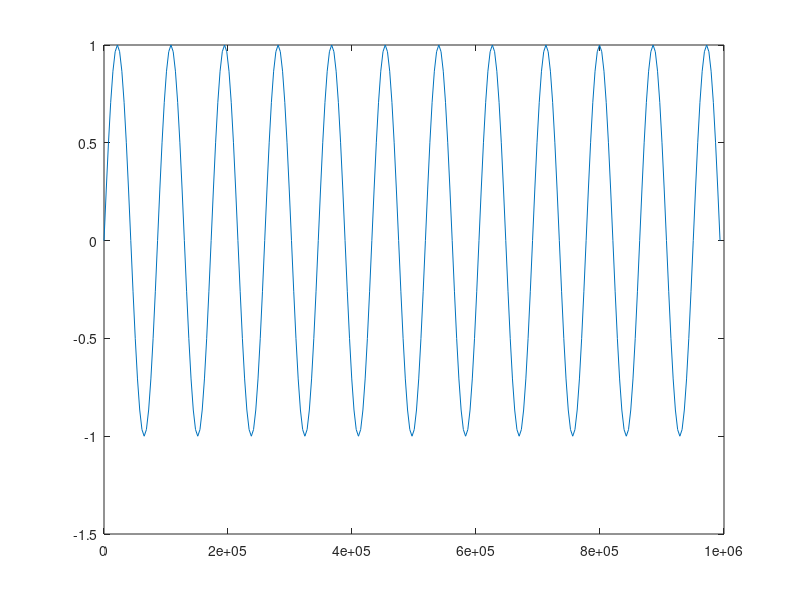
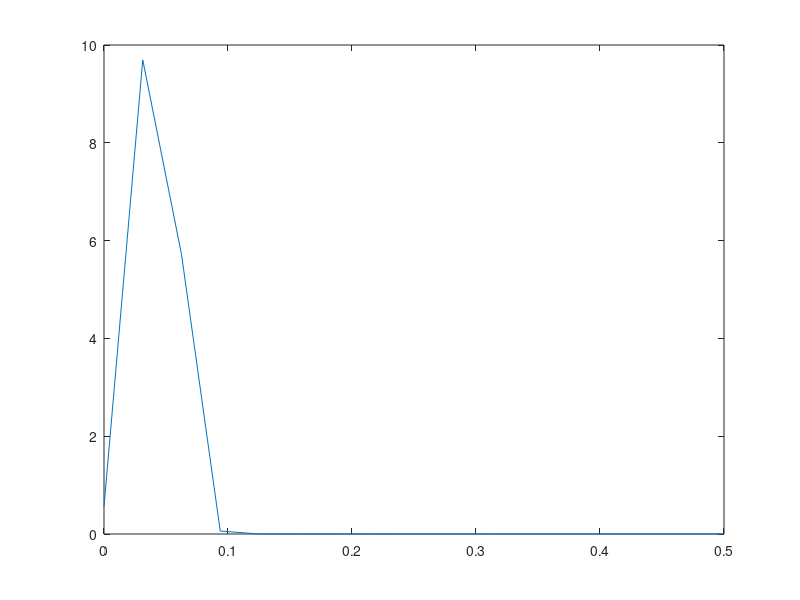

Write MATLAB code to recreate these figures, in order. (Note: this script raises an error after producing the figures.)
%Run binnedAVG, then figure this out. 4/7/23


%% Creating test signals to look at what's expected.
fs = 1/3600; % Sampling frequency (samples per second)
dt = 1/fs; % seconds per sample.
StopTime = 1000000; % seconds.
t = (0:dt:StopTime-dt)'; % seconds.
F = 60; % Sine wave frequency (hertz)
F2 = 1/86400;
data = sin(2*pi*F*t);
data2 = sin(2*pi*F2*t);
mySignal = data+data2;

figure()
plot(t,mySignal);

[pxx,f] = pwelch(mySignal);

figure()
plot(f,pxx);

%%
for COUNT = 1:length(fullData)
    FMsignal(COUNT,:)    = fullData{COUNT}.detections;
    noiseSignal(COUNT,:) = fullData{COUNT}.noise;
end

%window
win=24*5;
clearvars pxx f pxxNoise fNoise

%Pwelch, Welch's power spectrum. Given window and sampling frequency, spits
%out one sided
for COUNT = 1:height(FMsignal)
    [pxx(COUNT,:),f(COUNT,:)]= pwelch(FMsignal(COUNT,:),win,[],[],1/3600,'onesided');
% [pxx,f]= pwelch(FMsignal(2,:),win,[],[],1/3600);
end


for COUNT = 1:height(noiseSignal)
    [pxxNoise(COUNT,:),fNoise(COUNT,:)]= pwelch(noiseSignal(COUNT,:),win,[],[],1/3600,'onesided');
end



figure()
for COUNT = 1:height(pxx)
    nexttile()
    loglog(f(COUNT,:).*86400,pxx(COUNT,:).*f);
    title(sprintf('%d Transceiver',COUNT));
end
ylabel('Power');
xlabel('1 Day Frequency');




figure()
for COUNT = 1:height(pxxNoise)
    nexttile()
    loglog(fNoise.*86400,pxxNoise.*fNoise,'r');
    title(sprintf('%d Transceiver',COUNT));
end
ylabel('Power');
xlabel('1 Day Frequency');
title('2020 Noise, Freq. Spectrum');



    figure()
for COUNT = 1:height(pxx)
    nexttile()
    loglog(f(COUNT,:).*86400,pxx(COUNT,:).*f);
    title(sprintf('%d Transceiver',COUNT));
end
    ylabel('Power');
    xlabel('1 Day Frequency');


%Not sure how to develop the lowpass. Given signal, I put in double the
%Nyquist frequency, 4 hours (1/14400), and the sampling frequency, 1/3600


y = lowpass(noiseSignal(COUNT,:), 1/14400 , 1/3600);

[pxxNoise,fNoise]= pwelch(y,win,[],[],1/3600,'onesided');
figure()
loglog(fNoise.*86400,pxxNoise.*fNoise,'r');
ylabel('Power');
xlabel('1 Day Frequency');
title('2020 Noise, Freq. Spectrum, Lowpass');


